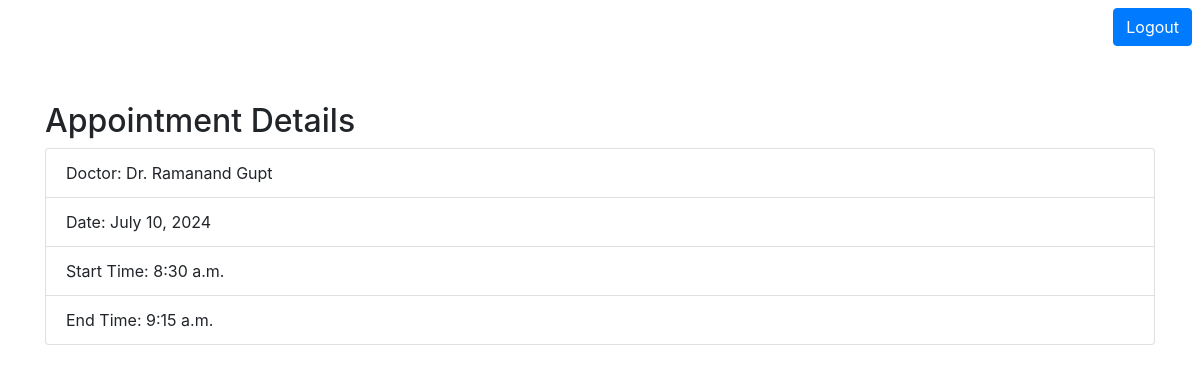
Screenshot of /appointment/details/1/ (signed in) with the database file from the repository.
### appointment/models.py (models this page shows, shortened)
class Appointment(models.Model):
    patient = models.ForeignKey(User, related_name='appointments_as_patient', on_delete=models.CASCADE)
    doctor = models.ForeignKey(User, related_name='appointments_as_doctor', on_delete=models.CASCADE)
    speciality = models.CharField(max_length=100)
    date = models.DateField()
    start_time = models.TimeField()
    end_time = models.TimeField(blank=True, null=True)

### testapp/models.py (models this page shows, shortened)
class CustomUser(AbstractUser):
    USER_TYPE_CHOICES = (
        ('patient', 'Patient'),
        ('doctor', 'Doctor'),
    )
    user_type = models.CharField(max_length=10, choices=USER_TYPE_CHOICES)
    username = models.CharField(max_length=50, unique=True)
    email = models.EmailField(max_length=100, unique=True)
    first_name = models.CharField(max_length=30)
    last_name = models.CharField(max_length=30)
    profile_picture = models.ImageField(upload_to='profile_picture/')
    address_line1 = models.CharField(max_length=100)
    city = models.CharField(max_length=50)
    state = models.CharField(max_length=50)
    pincode = models.CharField(max_length=6)

### appointment/views.py (the view)
# urls.py: path('details/<int:appointment_id>/', appointment_details, name='appointment_details'),
@login_required
def appointment_details(request, appointment_id):
    appointment = get_object_or_404(Appointment, pk=appointment_id)
    return render(request, 'appointment/appointment_details.html', {'appointment': appointment})

### templates/appointment/appointment_details.html (shortened to what this page needs)
<!DOCTYPE html>
<html lang="en">
<head>
    <link href="https://stackpath.bootstrapcdn.com/bootstrap/4.5.2/css/bootstrap.min.css" rel="stylesheet">
</head>
<body>
    <div class="d-flex flex-row-reverse">
        <div class="p-2"><a href="/users/logout" class="btn btn-primary">Logout</a></div>
      </div>
    <div class="container">
        <h2 class="mt-5">Appointment Details</h2>
        <ul class="list-group">
            <li class="list-group-item">Doctor: Dr. {{ appointment.doctor.first_name }} {{ appointment.doctor.last_name }}</li>
            <li class="list-group-item">Date: {{ appointment.date }}</li>
            <li class="list-group-item">Start Time: {{ appointment.start_time }}</li>
            <li class="list-group-item">End Time: {{ appointment.end_time }}</li>
        </ul>
    </div>
</body>
</html>

### rows the page displays
Appointment: doctor.first_name "Ramanand", doctor.last_name "Gupt", date "July 10, 2024", start_time "8:30 a.m.", end_time "9:15 a.m."
